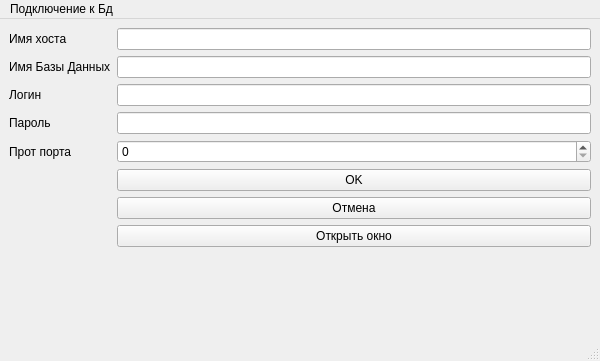
<?xml version="1.0" encoding="UTF-8"?>
<ui version="4.0">
 <class>MainWindow</class>
 <widget class="QMainWindow" name="MainWindow">
  <property name="geometry">
   <rect>
    <x>0</x>
    <y>0</y>
    <width>600</width>
    <height>361</height>
   </rect>
  </property>
  <property name="windowTitle">
   <string>MainWindow</string>
  </property>
  <widget class="QWidget" name="centralwidget">
   <layout class="QFormLayout" name="formLayout">
    <item row="0" column="0">
     <widget class="QLabel" name="l_hostname">
      <property name="text">
       <string>Имя хоста</string>
      </property>
     </widget>
    </item>
    <item row="0" column="1">
     <widget class="QLineEdit" name="lE_hostname"/>
    </item>
    <item row="1" column="0">
     <widget class="QLabel" name="l_bdname">
      <property name="text">
       <string>Имя Базы Данных</string>
      </property>
     </widget>
    </item>
    <item row="1" column="1">
     <widget class="QLineEdit" name="lE_bdname"/>
    </item>
    <item row="2" column="0">
     <widget class="QLabel" name="l_login">
      <property name="text">
       <string>Логин</string>
      </property>
     </widget>
    </item>
    <item row="2" column="1">
     <widget class="QLineEdit" name="lE_login"/>
    </item>
    <item row="3" column="0">
     <widget class="QLabel" name="l_password">
      <property name="text">
       <string>Пароль</string>
      </property>
     </widget>
    </item>
    <item row="3" column="1">
     <widget class="QLineEdit" name="lE_password"/>
    </item>
    <item row="4" column="0">
     <widget class="QLabel" name="l_prot">
      <property name="text">
       <string>Прот порта</string>
      </property>
     </widget>
    </item>
    <item row="4" column="1">
     <widget class="QSpinBox" name="sB_prot">
      <property name="maximum">
       <number>10000000</number>
      </property>
     </widget>
    </item>
    <item row="5" column="1">
     <widget class="QPushButton" name="pB_ok">
      <property name="text">
       <string>OK</string>
      </property>
     </widget>
    </item>
    <item row="6" column="1">
     <widget class="QPushButton" name="pB_cancel">
      <property name="text">
       <string>Отмена</string>
      </property>
     </widget>
    </item>
    <item row="7" column="1">
     <widget class="QPushButton" name="pB_open">
      <property name="text">
       <string>Открыть окно</string>
      </property>
     </widget>
    </item>
   </layout>
  </widget>
  <widget class="QMenuBar" name="menubar">
   <property name="geometry">
    <rect>
     <x>0</x>
     <y>0</y>
     <width>600</width>
     <height>25</height>
    </rect>
   </property>
   <widget class="QMenu" name="menu">
    <property name="title">
     <string>Подключение к Бд</string>
    </property>
   </widget>
   <addaction name="menu"/>
  </widget>
  <widget class="QStatusBar" name="statusbar"/>
 </widget>
 <tabstops>
  <tabstop>lE_hostname</tabstop>
  <tabstop>lE_bdname</tabstop>
  <tabstop>lE_login</tabstop>
  <tabstop>lE_password</tabstop>
  <tabstop>sB_prot</tabstop>
  <tabstop>pB_ok</tabstop>
  <tabstop>pB_cancel</tabstop>
 </tabstops>
 <resources/>
 <connections>
  <connection>
   <sender>pB_cancel</sender>
   <signal>clicked()</signal>
   <receiver>lE_hostname</receiver>
   <slot>clear()</slot>
   <hints>
    <hint type="sourcelabel">
     <x>408</x>
     <y>301</y>
    </hint>
    <hint type="destinationlabel">
     <x>571</x>
     <y>55</y>
    </hint>
   </hints>
  </connection>
  <connection>
   <sender>pB_cancel</sender>
   <signal>clicked()</signal>
   <receiver>lE_bdname</receiver>
   <slot>clear()</slot>
   <hints>
    <hint type="sourcelabel">
     <x>531</x>
     <y>300</y>
    </hint>
    <hint type="destinationlabel">
     <x>527</x>
     <y>87</y>
    </hint>
   </hints>
  </connection>
  <connection>
   <sender>pB_cancel</sender>
   <signal>clicked()</signal>
   <receiver>lE_login</receiver>
   <slot>clear()</slot>
   <hints>
    <hint type="sourcelabel">
     <x>480</x>
     <y>302</y>
    </hint>
    <hint type="destinationlabel">
     <x>490</x>
     <y>130</y>
    </hint>
   </hints>
  </connection>
  <connection>
   <sender>pB_cancel</sender>
   <signal>clicked()</signal>
   <receiver>lE_password</receiver>
   <slot>clear()</slot>
   <hints>
    <hint type="sourcelabel">
     <x>447</x>
     <y>307</y>
    </hint>
    <hint type="destinationlabel">
     <x>468</x>
     <y>186</y>
    </hint>
   </hints>
  </connection>
  <connection>
   <sender>pB_cancel</sender>
   <signal>clicked()</signal>
   <receiver>sB_prot</receiver>
   <slot>clear()</slot>
   <hints>
    <hint type="sourcelabel">
     <x>436</x>
     <y>301</y>
    </hint>
    <hint type="destinationlabel">
     <x>436</x>
     <y>229</y>
    </hint>
   </hints>
  </connection>
 </connections>
</ui>
